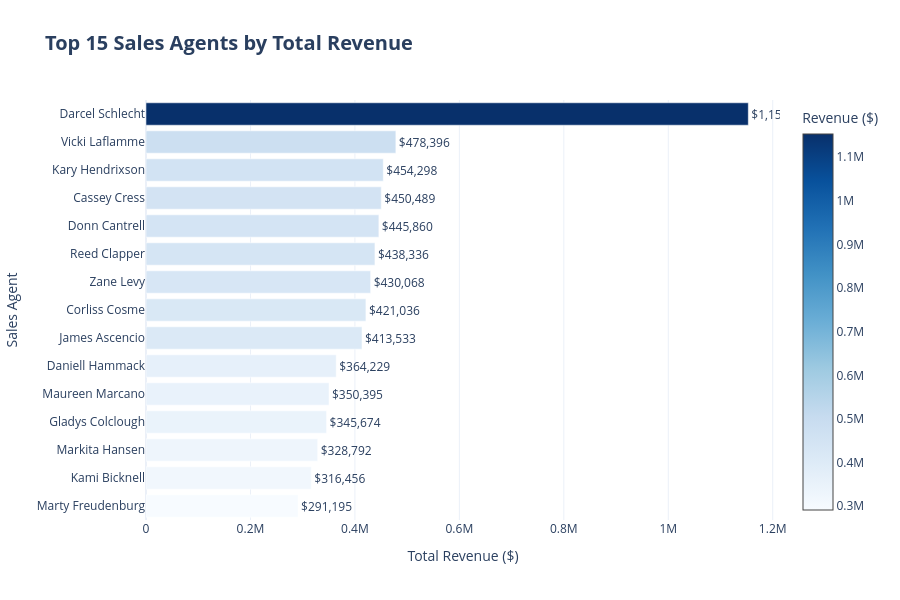

Here is the notebook cell this chart was saved with:
### Markdown cell above
## 📊 Plot 1.1: Top 15 Sales Agents by Revenue

### Code cell
# Top 15 agents by revenue
top_15 = team_performance.nlargest(15, 'total_revenue').sort_values('total_revenue')

fig = go.Figure()

fig.add_trace(go.Bar(
    y=top_15['sales_agent'],
    x=top_15['total_revenue'],
    orientation='h',
    marker=dict(
        color=top_15['total_revenue'],
        colorscale='Blues',
        showscale=True,
        colorbar=dict(title="Revenue ($)")
    ),
    text=[f'${v:,.0f}' for v in top_15['total_revenue']],
    textposition='outside',
    hovertemplate='<b>%{y}</b><br>Revenue: $%{x:,.0f}<extra></extra>'
))

fig.update_layout(
    title=dict(
        text='<b>Top 15 Sales Agents by Total Revenue</b>',
        font=dict(size=20)
    ),
    xaxis_title='Total Revenue ($)',
    yaxis_title='Sales Agent',
    height=600,
    showlegend=False
)

fig.show()

### Figure 1 — Plotly figure (JSON) as saved in the notebook; plotly's stock layout.template omitted (floating-point values rounded to 4 significant figures)
{"data": [{"hovertemplate": "<b>%{y}</b><br>Revenue: $%{x:,.0f}<extra></extra>", "marker": {"color": [291195, 316456, 328792, 345674, 350395, 364229, 413533, 421036, 430068, 438336, 445860, 450489, 454298, 478396, 1153214], "colorbar": {"title": {"text": "Revenue ($)"}}, "colorscale": [[0, "rgb(247,251,255)"], [0.125, "rgb(222,235,247)"], [0.25, "rgb(198,219,239)"], [0.375, "rgb(158,202,225)"], [0.5, "rgb(107,174,214)"], [0.625, "rgb(66,146,198)"], [0.75, "rgb(33,113,181)"], [0.875, "rgb(8,81,156)"], [1, "rgb(8,48,107)"]], "showscale": true}, "orientation": "h", "text": ["$291,195", "$316,456", "$328,792", "$345,674", "$350,395", "$364,229", "$413,533", "$421,036", "$430,068", "$438,336", "$445,860", "$450,489", "$454,298", "$478,396", "$1,153,214"], "textposition": "outside", "type": "bar", "x": [291195, 316456, 328792, 345674, 350395, 364229, 413533, 421036, 430068, 438336, 445860, 450489, 454298, 478396, 1153214], "y": ["Marty Freudenburg", "Kami Bicknell", "Markita Hansen", "Gladys Colclough", "Maureen Marcano", "Daniell Hammack", "James Ascencio", "Corliss Cosme", "Zane Levy", "Reed Clapper", "Donn Cantrell", "Cassey Cress", "Kary Hendrixson", "Vicki Laflamme", "Darcel Schlecht"]}], "layout": {"height": 600, "showlegend": false, "title": {"font": {"size": 20}, "text": "<b>Top 15 Sales Agents by Total Revenue</b>"}, "xaxis": {"title": {"text": "Total Revenue ($)"}}, "yaxis": {"title": {"text": "Sales Agent"}}}}
